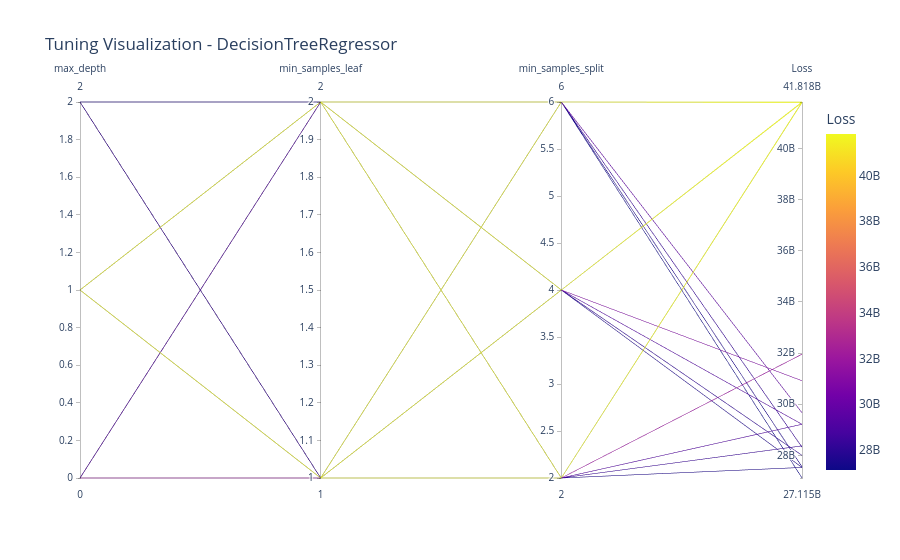

Notebook code for this chart:
### Markdown cell above
## Mô hình ***DecisionTreeRegressor***

### Code cell
# Chạy tuning và trực quan hóa cho mô hình DecisionTreeRegressor

name = "DecisionTreeRegressor"
model = models[name]
print(f"🔍 Đang tuning mô hình: {name}...")

grid = GridSearchCV(model, param_grids[name], cv=5, scoring='neg_mean_squared_error', n_jobs=-1)
grid.fit(x_train, y_train)

y_pred = grid.predict(x_test)
mse = mean_squared_error(y_test, y_pred)
mae = mean_absolute_error(y_test, y_pred)
r2 = r2_score(y_test, y_pred)

print(f"📌 {name}")
print("Best parameters:", grid.best_params_)
print(f"Test MSE: {mse:.4f}")
print(f"Test MAE: {mae:.4f}")
print(f"Test R² : {r2:.4f}")

best_models[name] = grid.best_estimator_
model_results[name] = {
    "MSE": mse,
    "MAE": mae,
    "R2": r2
}

# Trực quan hóa kết quả tìm kiếm siêu tham số
visualize_tuning_results(grid, model_name=name)

# Trực quan hóa mức độ chính xác của mô hình khi dùng bộ tham số tối ưu và bộ tham số mặc định bằng cách so sánh giữa giá trị thực tế (y_test) và giá trị dự đoán (y_pred) thông qua biểu đồ phân tán.
compare_default_and_tuned_models(x_train, x_test, y_train, y_test, grid.best_estimator_, model_name=name)

print(f"✅ Hoàn thành: {name}\n{'-'*50}")

### Figure 1 — Plotly figure (JSON) as saved in the notebook; plotly's stock layout.template omitted (floating-point values rounded to 4 significant figures)
{"data": [{"dimensions": [{"label": "max_depth", "values": [0, 0, 0, 0, 0, 0, 1, 1, 1, 1, 1, 1, 2, 2, 2, 2, 2, 2]}, {"label": "min_samples_leaf", "values": [1, 1, 1, 2, 2, 2, 1, 1, 1, 2, 2, 2, 1, 1, 1, 2, 2, 2]}, {"label": "min_samples_split", "values": [2, 4, 6, 2, 4, 6, 2, 4, 6, 2, 4, 6, 2, 4, 6, 2, 4, 6]}, {"label": "Loss", "values": [31960000000.0, 30920000000.0, 29670000000.0, 29220000000.0, 29220000000.0, 28320000000.0, 41800000000.0, 41800000000.0, 41800000000.0, 41820000000.0, 41820000000.0, 41820000000.0, 28370000000.0, 28000000000.0, 27550000000.0, 27530000000.0, 27530000000.0, 27120000000.0]}], "domain": {"x": [0, 1], "y": [0, 1]}, "line": {"color": [31960000000.0, 30920000000.0, 29670000000.0, 29220000000.0, 29220000000.0, 28320000000.0, 41800000000.0, 41800000000.0, 41800000000.0, 41820000000.0, 41820000000.0, 41820000000.0, 28370000000.0, 28000000000.0, 27550000000.0, 27530000000.0, 27530000000.0, 27120000000.0], "coloraxis": "coloraxis"}, "name": "", "type": "parcoords"}], "layout": {"coloraxis": {"colorbar": {"title": {"text": "Loss"}}, "colorscale": [[0, "#0d0887"], [0.1111, "#46039f"], [0.2222, "#7201a8"], [0.3333, "#9c179e"], [0.4444, "#bd3786"], [0.5556, "#d8576b"], [0.6667, "#ed7953"], [0.7778, "#fb9f3a"], [0.8889, "#fdca26"], [1, "#f0f921"]]}, "legend": {"tracegroupgap": 0}, "title": {"text": "Tuning Visualization - DecisionTreeRegressor"}}}
